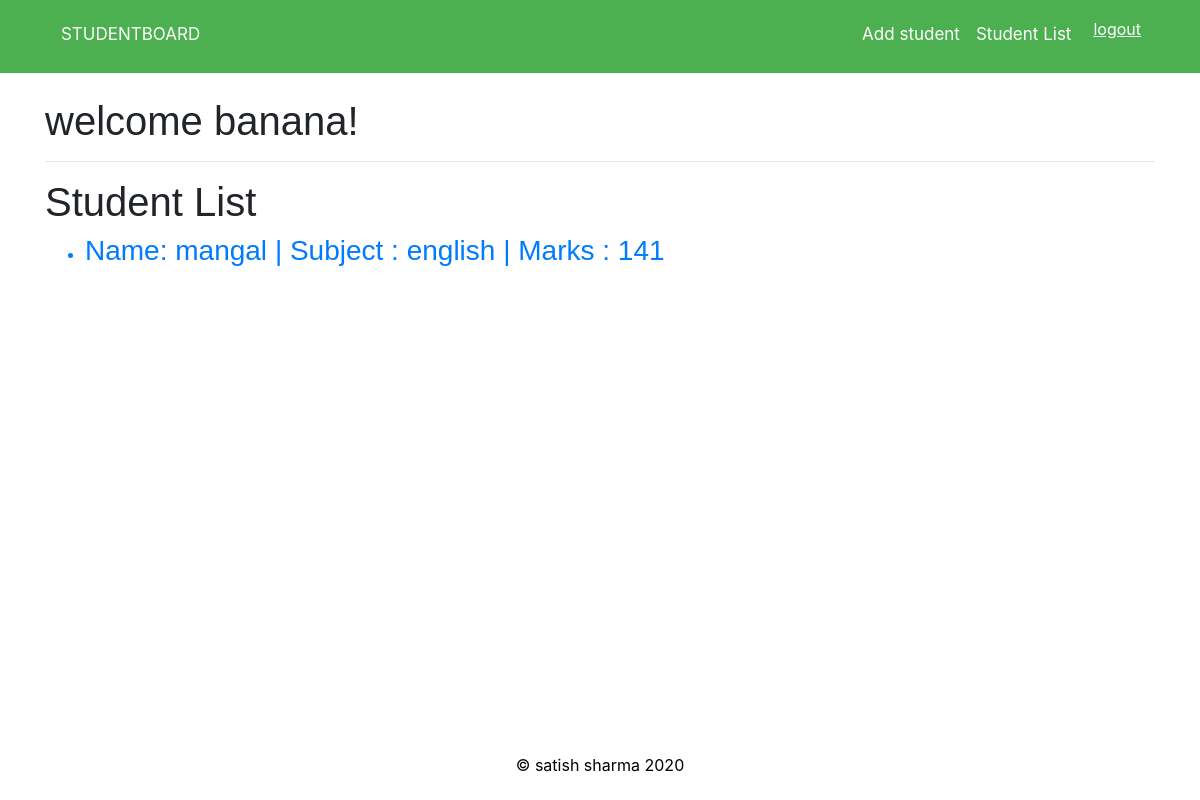
Screenshot of /current/ (signed in) with the database file from the repository.
### studentapp/models.py (models this page shows, shortened)
class Student(models.Model):
    name=models.CharField(max_length=100)
    subject=models.CharField(max_length=100)
    marks=models.PositiveIntegerField()
    user=models.ForeignKey(User,on_delete=models.CASCADE)

### studentapp/views.py (the view)
# urls.py: path('current/',views.currentlist,name='currentlist'),
@login_required
def currentlist(request):
    students=Student.objects.filter(user=request.user)
    return render(request,'studentapp/currentlist.html',{'students':students})

### studentapp/templates/studentapp/currentlist.html
{% extends 'studentapp/base.html' %}
{% block content %}
<h1>Student List</h1>
<ul>
  {% for student in students %}
  <a href="{% url 'viewlist' student.id  %}">
    <li><h3>Name: {{ student.name }} |
      Subject : {{ student.subject }} |
      Marks : {{ student.marks }}
 </h3> </li>
  {% endfor %}
   </a>
</ul>
{% endblock %}

### studentapp/templates/studentapp/base.html (shortened to what this page needs)
<!doctype html>
<html lang="en">
<head>
  {% load static %}
<link rel="stylesheet" href="https://cdn.jsdelivr.net/npm/bootstrap@4.5.3/dist/css/bootstrap.min.css">
<link rel="stylesheet" href="{% static "custom.css" %}">
  <link rel="stylesheet" href="https://stackpath.bootstrapcdn.com/bootstrap/4.5.2/css/bootstrap.min.css">
  </head>
<body>
  <header>
    <nav class="navbar navbar-expand-lg navbar-dark navbar-custom">
      <div class="container topnav">
        <a class="navbar-brand topnav " href="{% url 'home' %}">STUDENTBOARD</a>
        <div class="collapse navbar-collapse" id="navbarNavAltMarkup">
          <div class="navbar-nav ml-auto">
            {%if user.is_authenticated %}
            <a class="nav-link topnav" id="toplink" href="{% url 'createlist'  %}">Add student</a>
            <a class="nav-link topnav "id="toplink"  href="{% url 'currentlist'  %}">Student List</a>
            <form class="nav-link topnav " action="{% url 'logoutuser' %}" method="POST">
              <button type="submit" class="buttonlogout logout" name="logout">logout</button>
            </form>
            {% else %}
            <a class="nav-link topnav" id="toplink" href="{% url 'loginuser' %}" >login</a>
            <a class="nav-link topnav" id="toplink" href="{% url 'signupuser' %}" >signup</a>
            {% endif %}
          </div>
        </div>
      </div>
    </nav>
  </header>
  <div class="container " id="page-container">
      <div class="" id="content-wrap" >
        <br>
    <h1>welcome {{ user.username }}!</h1>
    <hr>
    {% block content %}
    {% endblock %}
    <footer id="footer">
        <div class=" text-center " >
          <p><span>&#169;</span> satish sharma {% now 'Y'%}</p>
        </div>
    </footer>
    </div>
    </div>
<link rel="stylesheet" href="{% static "custom.css" %}">
</body>
</html>

### studentproject/static/custom.css (style rules this page uses)
.navbar-custom { background-color: #4CAF50; }
h1 { font-family: 'Quattrocento Sans', sans-serif; }
h3 { font-family: 'Kite One', sans-serif; }
.buttonlogout { background-color: transparent; color: #FFFFFF; border: none; text-decoration: underline }
#toplink { color: white; }
.topnav a { float: left; display: block; color: #FFFFFF; text-align: center; padding: 14px 16px; text-decoration: none; font-size: 17px; border-bottom: 3px solid transparent; }
#footer { position: absolute; left: 0; bottom: 0; width: 100%; color: black; text-align: center; }
#content-wrap { padding-bottom: 2rem; }
#page-container { position: relative; min-height: 90vh; }

### rows the page displays
Student: name "mangal", subject "english", marks "141"

### other values shown
{{ user.username }} "banana"
